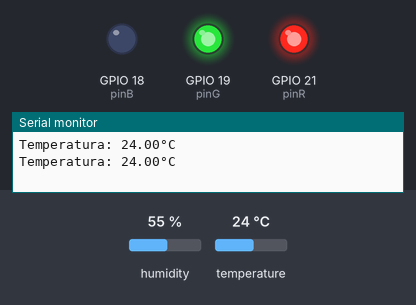
A sketch run on a simulated ESP32. On the bench: output pins drawn as LEDs (lit = HIGH), the last lines printed to the serial monitor. Inputs (shaded band) come from the test bench; at power-on: temperature 24 °C, humidity 55 %.

Above: at 2.8 s.
2.9 s: temperature set to 39.6 °C
4.4 s: temperature set to 40.8 °C
At 5.7 s:
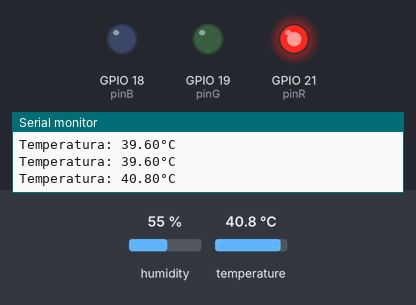
6.5 s: temperature set to 12 °C
At 8.0 s:
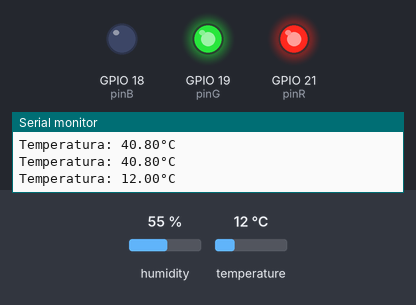
8.5 s: temperature set to 41 °C
At 10.3 s:
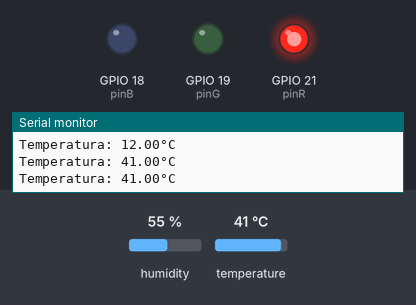
Timing chart, 0 to 11.5 s (numbered marks = the images above; inputs shaded):
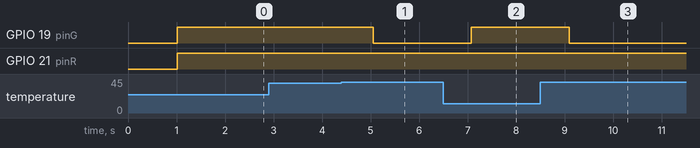

Measured:
- the behaviour switches between 40 and 40.1 °C on temperature (found by bisection; images 0 and 1)
- after the input at 4.4 s, GPIO 19 (pinG): HIGH → LOW after 0.65 s
- after the input at 6.5 s, GPIO 19 (pinG): LOW → HIGH after 0.57 s
- after the input at 8.5 s, GPIO 19 (pinG): HIGH → LOW after 0.59 s

The sketch:

MAIN.ino
```cpp
//Importando a biblioteca da DHT
#include "DHTesp.h"
//Definindo a porta que irá receber os dados da temperatura;
const int DHT_PIN = 15;

DHTesp dhtSensor; //Declarando o objeto;

//Estabelecendo as portas digitais das cores do led
const int pinR = 21;
const int pinG = 19;
const int pinB = 18;

//Função para atuar como valor nulo nas operações ternárias
void nada(){}

void setup() {
  //definindo a porta sereal
  Serial.begin(115200);
  //configurando o sensor DHT22 com sua porta
  dhtSensor.setup(DHT_PIN, DHTesp::DHT22);

  //Definindo que as portas das cores do led são de sáida
  pinMode(pinR, OUTPUT);
  pinMode(pinG, OUTPUT);
  pinMode(pinB, OUTPUT);

  //Estabelescendo que o led não reproduxirá nenhuma cor incialmente.
  digitalWrite(pinR, LOW);
  digitalWrite(pinG, LOW);
  digitalWrite(pinB, LOW);
}

//função principal
void loop() {
  //Tempo de 1 segundo para a verificação da temperatura e toda a rotina estabelecida.
  delay(1000);
  //Comando para obter os dados do DHT e armazena-los em variaveis;
  TempAndHumidity  data = dhtSensor.getTempAndHumidity();
  //Pinta no serial a temperatura obtida para realizção de testes;
  Serial.println("Temperatura: " + String(data.temperature) + "°C");

  //Comandos lógicos para estabelecer a cor de acordo com o intervalo de temperatura
  // Azul para temperatura abaixo de 0°C, amarelo para temperatura entre 0 40°C e vermelho
  // para temperaturas acima de 40°C
  if (data.temperature < 0){
    digitalRead(pinR) == HIGH ? digitalWrite(pinR, LOW) : nada();
    digitalRead(pinG) == HIGH ? digitalWrite(pinG, LOW) : nada();
    digitalRead(pinB) == LOW ? digitalWrite(pinB, HIGH) : nada();
  } else {
    if (data.temperature <= 40){
      digitalRead(pinR) == LOW ? digitalWrite(pinR, HIGH) : nada();
      digitalRead(pinG) == LOW ? digitalWrite(pinG, HIGH) : nada();
      digitalRead(pinB) == HIGH ? digitalWrite(pinB, LOW) : nada();
    } else {
      digitalRead(pinR) == LOW ? digitalWrite(pinR, HIGH) : nada();
      digitalRead(pinG) == HIGH ? digitalWrite(pinG, LOW) : nada();
      digitalRead(pinB) == HIGH ? digitalWrite(pinB, LOW) : nada();
    }
  }
}
```
